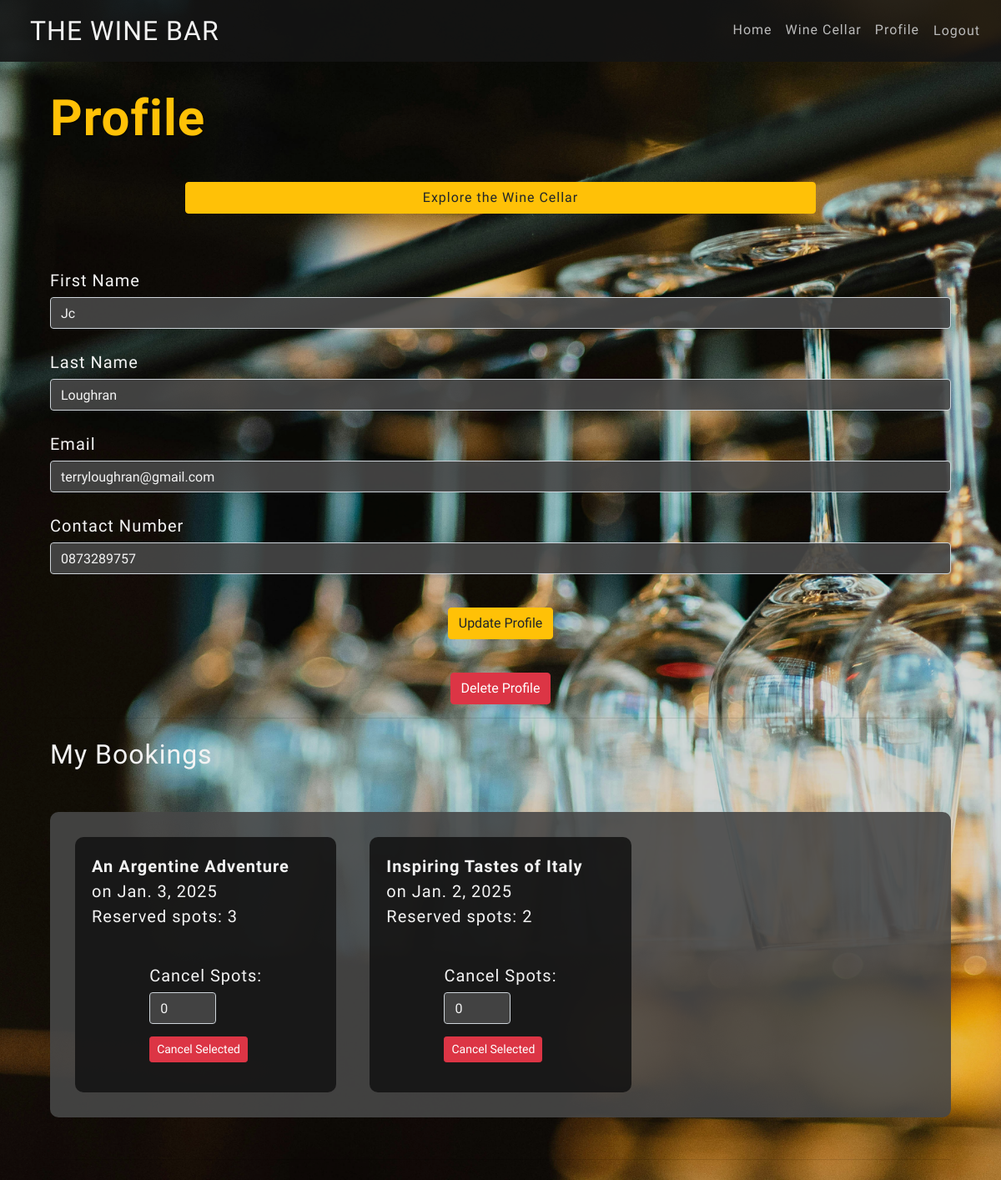
Screenshot of /wine_cellar/profile/ (signed in) with the database file from the repository.
### bookings/models.py (models this page shows, shortened)
class UserProfile(models.Model):
    user = models.OneToOneField(User, on_delete=models.CASCADE)
    name = models.CharField(max_length=200, blank=True)
    email = models.EmailField(max_length=200, blank=True)
    contact_number = models.CharField(max_length=15, blank=True)

class Booking(models.Model):
    user = models.ForeignKey(User, on_delete=models.CASCADE, related_name="bookings")
    wine_experience = models.ForeignKey(
        WineCellar, on_delete=models.CASCADE, related_name="bookings"
    )
    spots_reserved = models.PositiveIntegerField(default=1)
    timestamp = models.DateTimeField(auto_now_add=True)

class WineCellar(models.Model):
    title = models.CharField(max_length=255)
    description = models.TextField()
    price = models.DecimalField(max_digits=10, decimal_places=2)
    date = models.DateField()
    available_spots = models.PositiveIntegerField()
    total_spots = models.PositiveIntegerField()
    what_to_expect = models.TextField()
    join_us_for = models.TextField()

### bookings/views.py (the view)
# urls.py: path("profile/", views.profile, name="profile"),
@login_required
def profile(request):
    profile, _ = UserProfile.objects.get_or_create(user=request.user)
    bookings = Booking.objects.filter(user=request.user)
    if request.method == "POST":
        form = UserProfileForm(request.POST, instance=profile)
        if form.is_valid():
            profile = form.save(commit=False)
            profile.user.first_name = form.cleaned_data["first_name"]
            profile.user.last_name = form.cleaned_data["last_name"]
            profile.user.email = profile.email
            profile.user.save()
            profile.save()
            messages.success(request, "Profile updated successfully.")
            return redirect("bookings:profile")
        else:
            messages.error(request, "Failed to update profile. Please try again.")
    else:
        form = UserProfileForm(instance=profile)
    return render(
        request, "bookings/profile.html", {"form": form, "bookings": bookings}
    )

### bookings/templates/bookings/profile.html (shortened to what this page needs)
{% extends "layout.html" %}
{% block content %}
  <div class="container mt-4">
    <h1 class="mb-4"><strong>Profile</strong></h1>
    <a href="{% url 'bookings:wine_cellar' %}"
       class="btn btn-warning btn-md">Explore the Wine Cellar</a>
    <form method="post" action="{% url 'bookings:profile' %}">
      <div class="form-group">
        <label for="first_name">First Name</label>
        <input type="text"
               class="form-control"
               id="first_name"
               name="first_name"
               value="{{ form.first_name.value }}"
               autocomplete="given-name"
               placeholder="Joe">
      </div>
      <div class="form-group">
        <label for="last_name">Last Name</label>
        <input type="text"
               class="form-control"
               id="last_name"
               name="last_name"
               value="{{ form.last_name.value }}"
               autocomplete="family-name"
               placeholder="Blogs">
      </div>
      <div class="form-group">
        <label for="email">Email</label>
        <input type="email"
               class="form-control"
               id="email"
               name="email"
               value="{{ form.email.value }}"
               autocomplete="email"
               placeholder="joeblogs@email.co">
      </div>
      <div class="form-group">
        <label for="contact_number">Contact Number</label>
        <input type="text"
               class="form-control"
               id="contact_number"
               name="contact_number"
               value="{{ form.contact_number.value }}"
               autocomplete="tel"
               placeholder="087XXX XXXX">
      </div>
      <button type="submit" class="btn btn-warning">Update Profile</button>
    </form>
    <button type="button"
            class="btn btn-danger mt-2"
            data-toggle="modal"
            data-target="#deleteProfileModal">Delete Profile</button>
    <hr>
    <h2 class="mt-4">My Bookings</h2>
    <div class="user_bookings">
      <ul>
        {% for booking in bookings %}
          <li>
            <strong>{{ booking.wine_experience.title }}</strong> on {{ booking.wine_experience.date }}
            <br>
            Reserved spots: {{ booking.spots_reserved }}
            <form method="post"
                  class="inline-form mt-2"
                  action="{% url 'bookings:cancel_booking' %}">
              <div class="form-group">
                <label for="spots_to_cancel_{{ booking.id }}">Cancel Spots:</label>
                <input type="number"
                       name="spots_to_cancel"
                       id="spots_to_cancel_{{ booking.id }}"
                       class="form-control d-inline"
                       style="width: 80px"
                       min="1"
                       value="0"
                       max="{{ booking.spots_reserved }}">
                <button type="submit" name="cancel_booking" class="btn btn-danger btn-sm">Cancel Selected</button>
              </div>
            </form>
          </li>
        {% empty %}
          <p>You haven't made any bookings yet.</p>
        {% endfor %}
      </ul>
    </div>
    <hr>
  </div>
{% endblock content %}

### static/css/styles.css (style rules this page uses)
:root { --text-color: rgb(243, 243, 243); --text-color2: rgb(187, 187, 187); --text-color3: rgb(152, 152, 152); --text-alert: rgb(211, 25, 44); --gold-color: #ffc107; --bg-color: rgba(71, 71, 71, 0.9); --bg-color2: rgba(21, 21, 21, 0.9); --all-tsh: 1px 1px 1px rgba(0, 0, 0, 0.6); }
body { font-family: 'Della Respira', serif; letter-spacing: 1px; background-image: url('/static/media/empty_glasses.jpg'); background-size: cover; background-repeat: no-repeat; background-attachment: fixed; background-position: center; color: var(--text-color); }
body::after { content: ''; position: fixed; top: 0; left: 0; width: 100%; height: 100%; background-color: rgba(41, 41, 41, 0.1); z-index: 1; }
body * { position: relative; z-index: 2; }
.mb-4 { margin-top: 2rem; margin-bottom: 1.5rem !important; color: var(--text-color); font-size: 1.25rem; text-shadow: var(--all-tsh); }
.mb-4 strong { color: var(--gold-color); font-size: 3.75rem; }
.btn-warning, .btn-primary, .btn-secondary { display: flex; justify-content: center; align-items: center; margin: 40px auto; max-width: 70%; }
.mt-2 { justify-content: center; margin-top: 1rem !important; margin: 1rem auto; display: flex; }
.form-group { display: flex; flex-direction: column; align-items: flex-start; margin: 0 auto; }
.form-group label { font-size: 1.25rem; margin-top: 25px; margin-bottom: 5px; margin-left: 0; }
.form-control { background-color: var(--bg-color); color: var(--text-color); display: flex; }
.user_bookings { display: grid; grid-template-columns: repeat(auto-fill, minmax(300px, 1fr)); gap: 20px; margin: 50px auto; background-color: var(--bg-color); border-radius: 10px; padding: 20px; }
.user_bookings ul { list-style-type: none; padding: 0; margin: 0; display: contents; }
.user_bookings ul li { margin: 10px; padding: 20px; background-color: var(--bg-color2); border-radius: 10px; display: flex; flex-direction: column; font-size: 1.25rem; }
.btn-group-sm > .btn, .btn-sm { margin-top: 15px; }

### rows the page displays
UserProfile: email "terryloughran@gmail.com", contact_number "0873289757"
Booking: wine_experience "An Argentine Adventure", wine_experience "Jan. 3, 2025", spots_reserved "3"
Booking: wine_experience "Inspiring Tastes of Italy", wine_experience "Jan. 2, 2025", spots_reserved "2"
